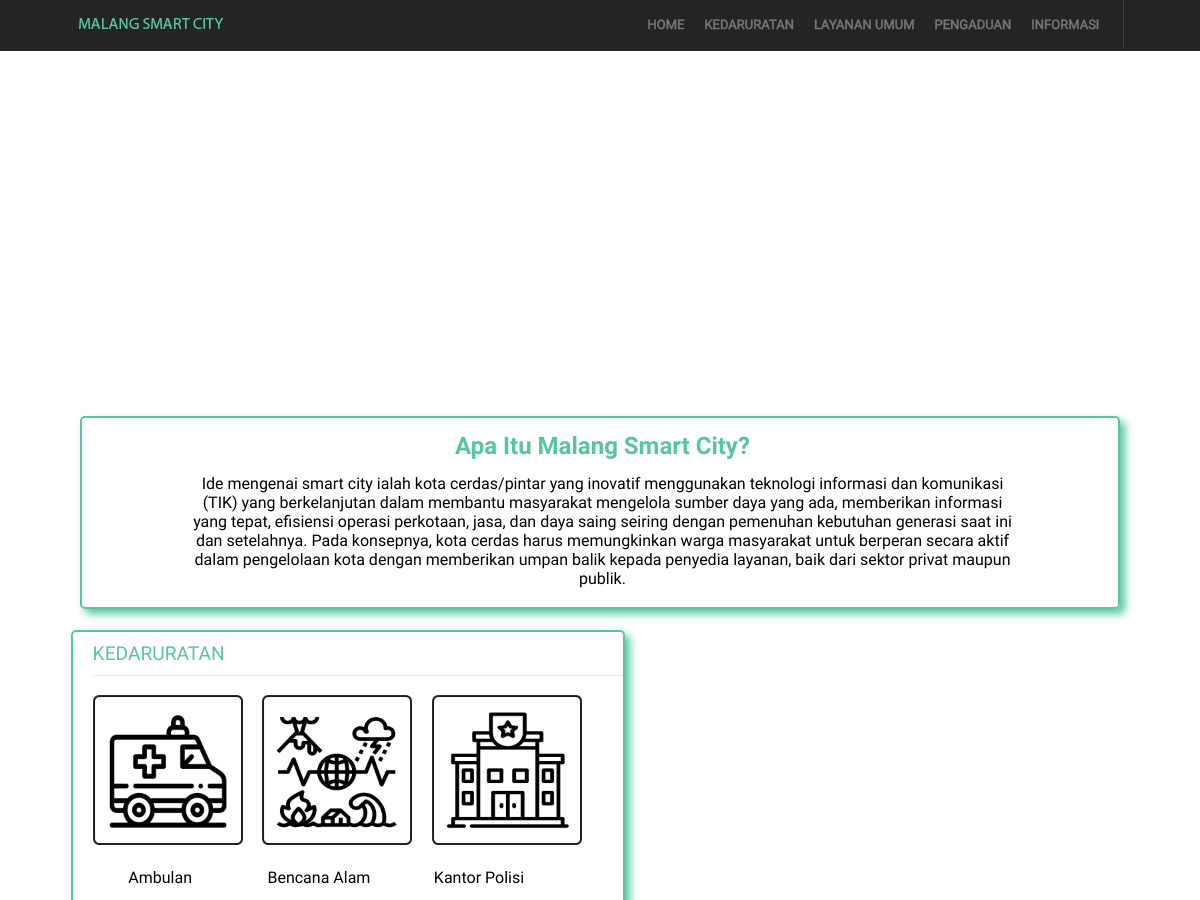
Before: / (upper part) with the older database file.
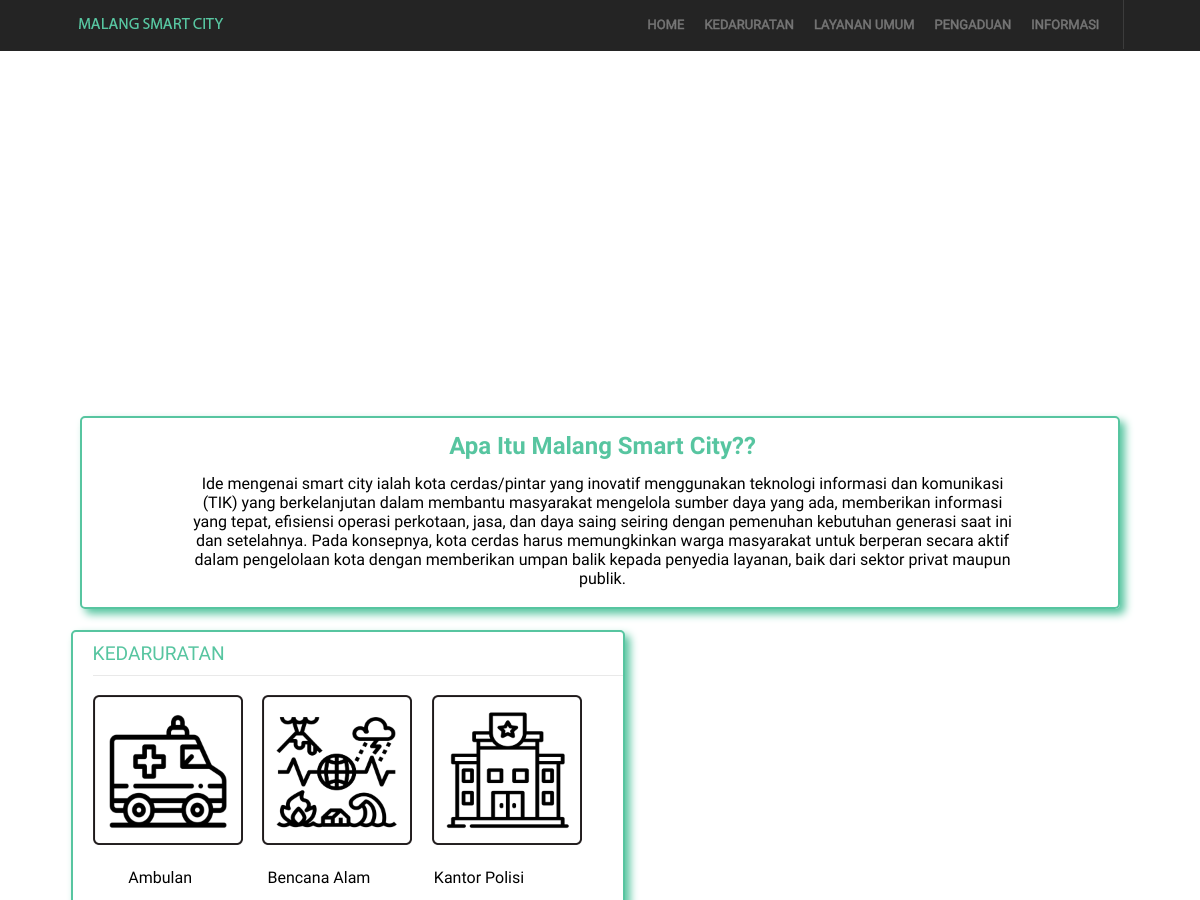
After: the same page with the newer database file.
### tables this page shows
CREATE TABLE `berita` (
  `id_berita` int(11) NOT NULL,
  `JudulBerita` varchar(50) NOT NULL,
  `IsiBerita` text NOT NULL
);

### index.php (the view, shortened to what this page needs)
<!DOCTYPE HTML>
<html>
<head>
<link href="css/style.css" rel="stylesheet" type="text/css" media="all" />
<link type="text/css" rel="stylesheet" href="css/jquery.mmenu.all.css" />
	<link href="css/slider.css" rel="stylesheet" type="text/css" media="all" />
</head>
<body>
<div class="top_bg">
<div class="wrap">
	<div class="header">
		<div class="logo">
			<img src="images/logo2.png" alt=""/>
		</div>
		 <div class="log_reg">
				<ul>
				<li class="active"><a href="index.php">Home</a>
				</li>
				<li class="dropdown"><a>Kedaruratan</a>
			    </li>
			    <li class="dropdown"><a>Layanan Umum</a>
				</li>
				<li class="dropdown"><a>Pengaduan</a>
				</li>
				<li class="dropdown"><a>Informasi</a>
				</li>
			</ul>
		</div>
	</div>
</div>
</div>
					 <div class="wrapper">
                <div style="width: 1180px; height: 350px" id="ei-slider" class="ei-slider">
                    <ul class="ei-slider-large">
                    </ul>
                </div>
            </div>
	<?php
	include 'db/koneksi.php';
	$data = mysqli_query($koneksi,"select * from berita");
	while($d = mysqli_fetch_array($data)){
	?>
<div style="padding: 0px 100px 0px 105px;  border: 2px solid #57C5A0; margin-right: 80px;  margin-left: 80px; margin-top: 15px; box-shadow: 5px 5px 8px #57C5A0; border-radius: 5px">
<br/>
<p align="center"  style="font-family:Maven Pro; font-size: 24px; font-style: normal; font-variant: normal; font-weight: 700; line-height: 26.4px; color: #57C5A0; line-height: 18px"><?php echo $d['JudulBerita']; ?></p><br/>
<p align="center"><?php echo $d['IsiBerita']; ?></p><br/>
</div>
<?php
}
?>
<div class="wrap">
<div class="main">
	<div style="padding: 10px 0px 10px 20px; border: 2px solid #57C5A0; width: 530px; box-shadow: 5px 5px 8px #57C5A0; border-radius: 5px; margin-top: -25px; margin-left: -5px; " class="login_left">
		<h3>Kedaruratan</h3><br/>
	<a href="mapAmbulan.php"><img width="150px" height="150px" src="images/ambulannew.png"></a>&nbsp;&nbsp;&nbsp;&nbsp;
	<img width="150px" height="150px" src="images/bencana.png">&nbsp;&nbsp;&nbsp;&nbsp;
	<a href="mapKanpol.php"><img width="150px" height="150px" src="images/kantorpolisi.png"></a><br/>
	<h1><br/>&nbsp;&nbsp;&nbsp;&nbsp;&nbsp;&nbsp;&nbsp;&nbsp;&nbsp;Ambulan
	&nbsp;&nbsp;&nbsp;&nbsp;&nbsp;&nbsp;&nbsp;&nbsp;&nbsp;&nbsp;&nbsp;&nbsp;&nbsp;&nbsp;&nbsp;&nbsp;&nbsp;&nbsp;Bencana Alam
	&nbsp;&nbsp;&nbsp;&nbsp;&nbsp;&nbsp;&nbsp;&nbsp;&nbsp;&nbsp;&nbsp;&nbsp;&nbsp;&nbsp;&nbsp;Kantor Polisi
	</h1>
</div>
</div>
</div>
<div class="wrap">
<div class="main">
</div>
</div>
</body>
</html>

Changed rows visible on the page:
changed berita: JudulBerita "Apa Itu Malang Smart City?" → "Apa Itu Malang Smart City??"
